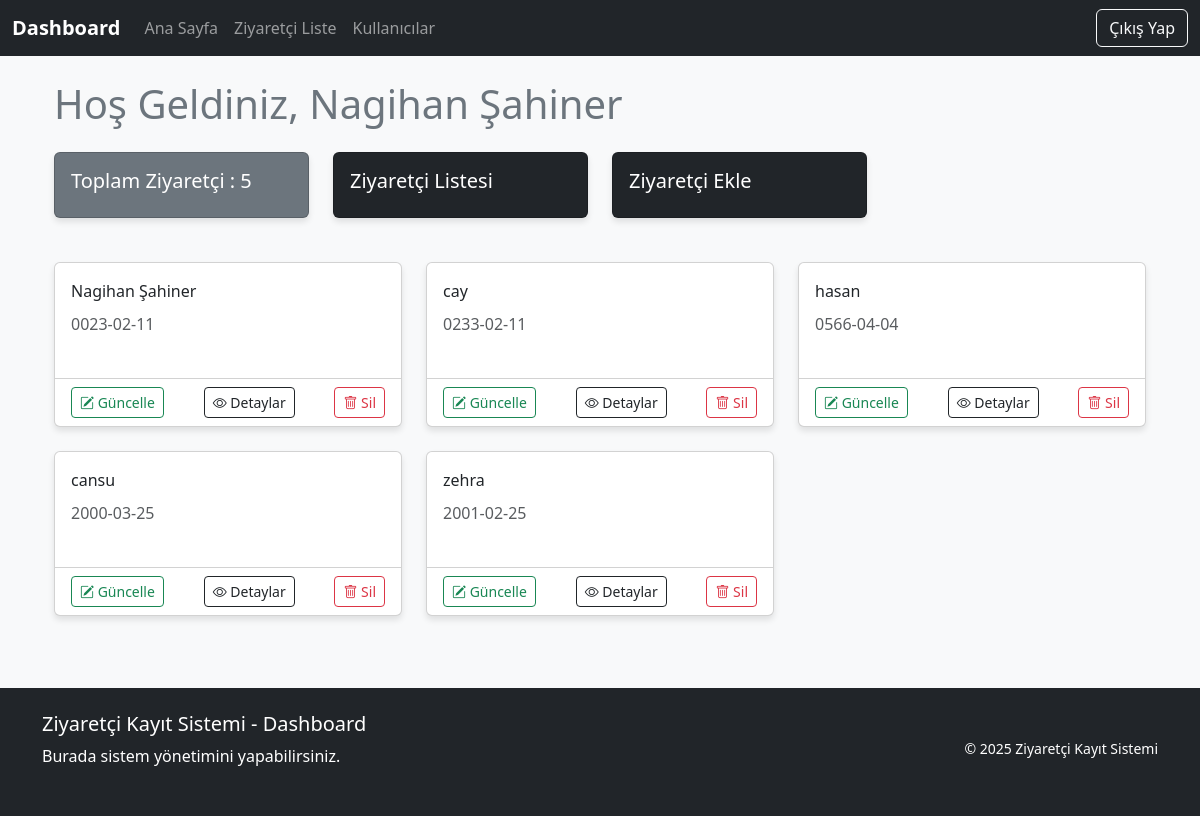
The page /dashboard (signed in) on the database its author committed.
### app.py (models this page shows)
class User(UserMixin, db.Model):
    id = db.Column(db.Integer, primary_key=True)
    name = db.Column(db.String(100), nullable=False)
    email = db.Column(db.String(100), unique=True, nullable=False)
    password = db.Column(db.String(100), nullable=False)

class Visitor(db.Model):
    id = db.Column(db.Integer, primary_key=True)
    name = db.Column(db.String(100), nullable=False)
    email = db.Column(db.String(100), nullable=False)
    tel = db.Column(db.String(20))  # Telefon alanı
    registered_on = db.Column(db.DateTime, default=datetime.utcnow)
    visit_date = db.Column(db.Date)

### app.py (the view)
@app.route('/dashboard')
@login_required
def dashboard():
    visitor_list = Visitor.query.all()
    total_visitors = Visitor.query.count()  # Toplam ziyaretçi sayısı
    return render_template('dashboard.html', visitors=visitor_list, total_visitors=total_visitors)

### app.py (called while the page is built)
@login_manager.user_loader
def load_user(user_id):
    return User.query.get(int(user_id))

### templates/dashboard.html (shortened to what this page needs)
{% extends "dashboardbase.html" %}
{% block content %}
<div class="container mt-4">
    <div class="row">
        <div class="col-md-12">
            <h1 class="mb-4 text-secondary">Hoş Geldiniz, {{ current_user.name }}</h1>
            <div class="row mb-4">
                <div class="col-md-3">
                    <div class="card bg-secondary text-white">
                        <div class="card-body">
                            <h5 class="card-title">Toplam Ziyaretçi : {{ total_visitors }}</h5>
                        </div>
                    </div>
                </div>
                <div class="col-md-3">
                    <div class="card bg-dark text-white">
                        <div class="card-body" style="text-decoration: none;">
                            <a href="{{ url_for('visitor_list') }}">
                                <h5 class="card-title" style="color: white;">Ziyaretçi Listesi</h5>
                            </a>
                        </div>
                    </div>
                </div>
                <div class="col-md-3">
                    <div class="card bg-dark text-white">
                        <div class="card-body" style="text-decoration: none;">
                            <a href="{{ url_for('visitor_add') }}">
                                <h5 class="card-title" style="color: white;">Ziyaretçi Ekle</h5>
                            </a>
                        </div>
                    </div>
                </div>
            </div>
            <div class="row">
                {% if visitors %}
                {% for visitor in visitors %}
                <div class="col-md-4 mb-4">
                    <div class="card h-100">
                        <div class="card-body">
                            <p class="card-text">{{ visitor.name }}</p>
                            <h6 class="card-subtitle mb-2 text-muted">{{ visitor.visit_date }}</h6>
                        </div>
                        <div class="card-footer bg-transparent">
                            <div class="d-flex justify-content-between">
                                <a href="{{ url_for('visitor_update', visitor_id=visitor.id) }}"
                                    class="btn btn-outline-success btn-sm">
                                    <i class="bi bi-pencil-square"></i> Güncelle
                                </a>
                                <a href="{{ url_for('visitor_list') }}" class="btn btn-outline-dark btn-sm">
                                    <i class="bi bi-eye"></i> Detaylar
                                </a>
                                <form method="POST" action="{{ url_for('visitor_delete', visitor_id=visitor.id) }}"
                                    style="display:inline;"
                                    onsubmit="return confirm('Bu ziyaretçiyi silmek istediğinize emin misiniz?');">
                                    <button type="submit" class="btn btn-outline-danger btn-sm">
                                        <i class="bi bi-trash"></i> Sil
                                    </button>
                                </form>
                            </div>
                        </div>
                    </div>
                </div>
                {% endfor %}
                {% endif %}
            </div>
        </div>
    </div>
</div>
{% endblock %}

### static/base.css (style rules this page uses)
:root { --primary-color: #6c757d; --secondary-color: #495057; --accent-color: #343a40; --light-gray: #e9ecef; --medium-gray: #ced4da; --dark-gray: #495057; }
a { text-decoration: none; }
body { background-color: #f8f9fa; }
.card { margin-bottom: 20px; box-shadow: 0 4px 6px rgba(0, 0, 0, 0.1); transition: transform 0.3s ease; }

### rows shown on the page
User: name "Nagihan Şahiner"
Visitor: name "Nagihan Şahiner", visit_date "0023-02-11"
Visitor: name "cay", visit_date "0233-02-11"
Visitor: name "hasan", visit_date "0566-04-04"
Visitor: name "cansu", visit_date "2000-03-25"
Visitor: name "zehra", visit_date "2001-02-25"

### other values the page prints
{{ total_visitors }} "5"
